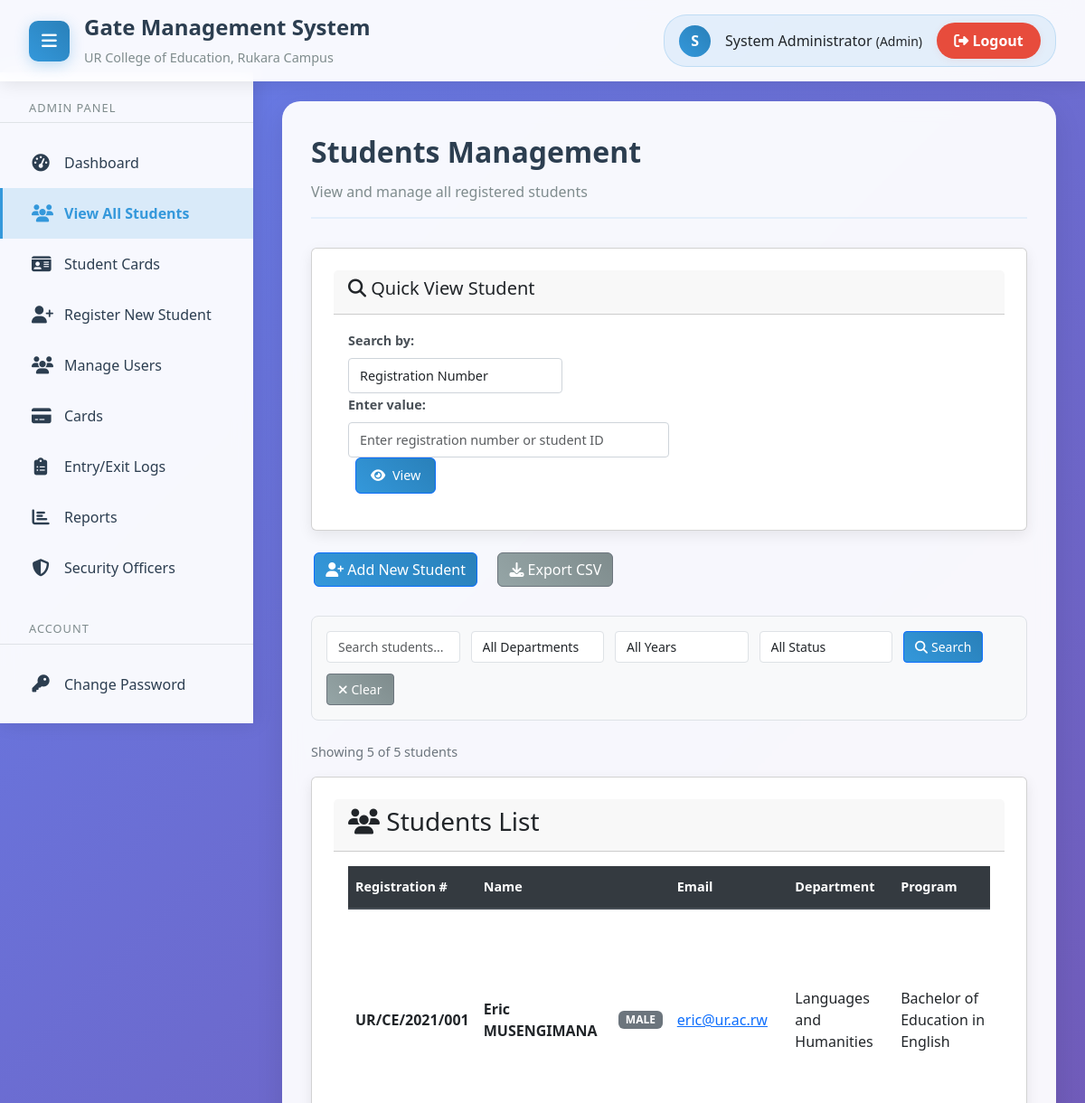
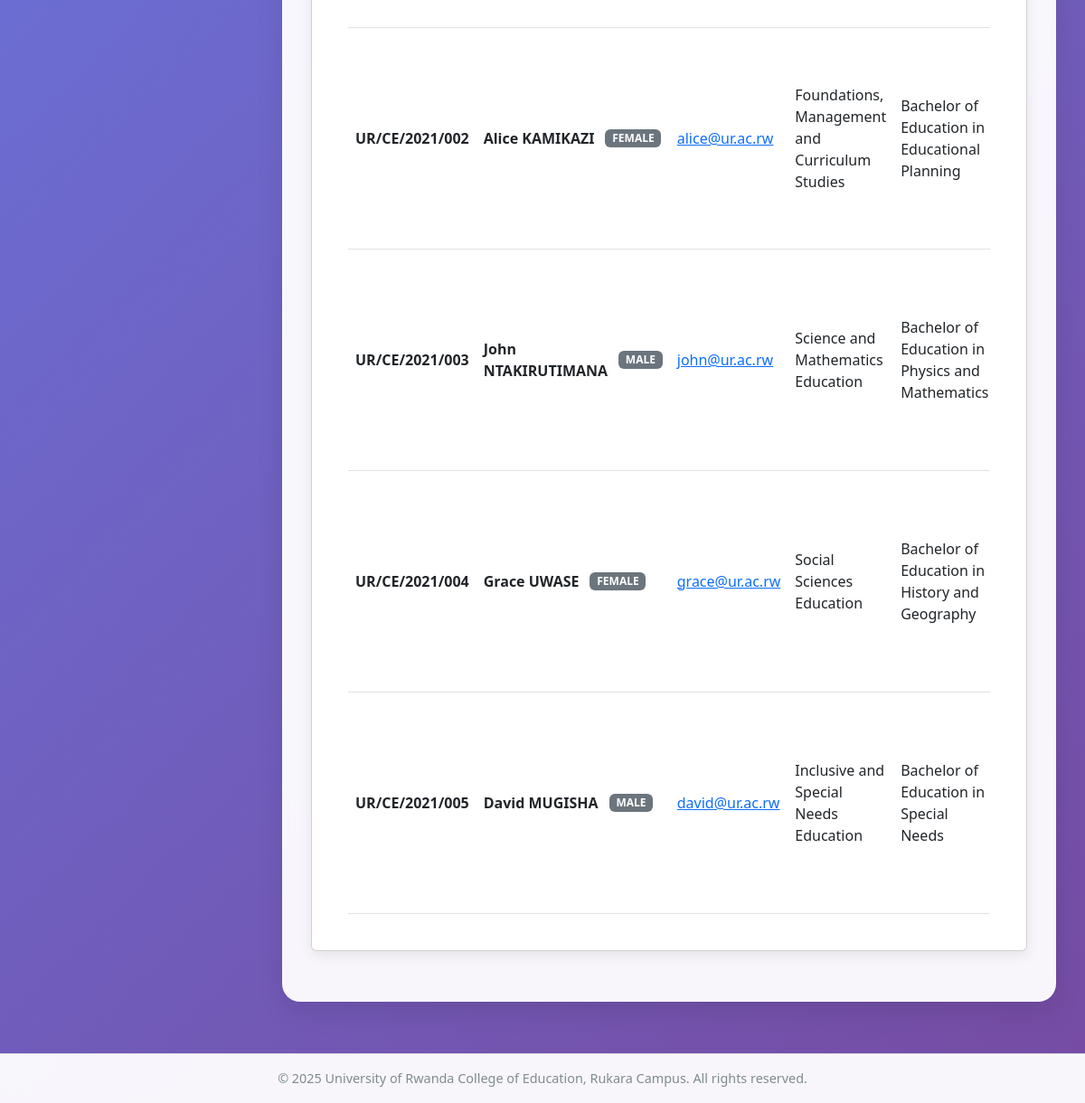
The page /pages/students.php (signed in) on the database its author committed (2 pictures, top to bottom).
### tables this page shows
CREATE TABLE `students` (
  `id` int(11) NOT NULL,
  `registration_number` varchar(20) NOT NULL,
  `first_name` varchar(50) NOT NULL,
  `last_name` varchar(50) NOT NULL,
  `email` varchar(100) NOT NULL,
  `phone` varchar(20) DEFAULT NULL,
  `department` varchar(100) NOT NULL,
  `program` varchar(100) NOT NULL,
  `year_of_study` int(11) NOT NULL,
  `Student_card_number` varchar(255) NOT NULL,
  `gender` enum('male','female','other') DEFAULT NULL,
  `date_of_birth` date DEFAULT NULL,
  `address` text DEFAULT NULL,
  `emergency_contact` varchar(100) DEFAULT NULL,
  `emergency_phone` varchar(20) DEFAULT NULL,
  `is_active` tinyint(1) DEFAULT 1,
  `created_at` timestamp NOT NULL DEFAULT current_timestamp(),
  `updated_at` timestamp NOT NULL DEFAULT current_timestamp() ON UPDATE current_timestamp(),
  `serial_number` varchar(255) DEFAULT NULL
);

### config/config.php (called while the page is built, shortened)
<?php
require_once APP_ROOT . '/config/database.php';
function sanitize_input($data) {
    $data = trim($data);
    $data = stripslashes($data);
    $data = htmlspecialchars($data);
    return $data;
}
?>

### config/database.php (called while the page is built, shortened)
<?php
class Database {
    private $connection;
    private static $instance = null;
    private function __construct() {
        try {
            $dsn = "mysql:host=" . DB_HOST . ";dbname=" . DB_NAME . ";charset=" . DB_CHARSET;
            $this->connection = new PDO($dsn, DB_USER, DB_PASS);
            $this->connection->setAttribute(PDO::ATTR_ERRMODE, PDO::ERRMODE_EXCEPTION);
            $this->connection->setAttribute(PDO::ATTR_DEFAULT_FETCH_MODE, PDO::FETCH_ASSOC);
        } catch (PDOException $e) {
            die("Connection failed: " . $e->getMessage());
        }
    }
    public static function getInstance() {
        if (self::$instance === null) {
            self::$instance = new self();
        }
        return self::$instance;
    }
    public function query($sql, $params = []) {
        try {
            $stmt = $this->connection->prepare($sql);
            $stmt->execute($params);
            return $stmt;
        } catch (PDOException $e) {
            throw new Exception("Query failed: " . $e->getMessage());
        }
    }
    public function fetchAll($sql, $params = []) {
        return $this->query($sql, $params)->fetchAll();
    }
    public function fetch($sql, $params = []) {
        return $this->query($sql, $params)->fetch();
    }
}
function getDB() {
    return Database::getInstance();
}
?>

### pages/students.php (the view, shortened to what this page needs)
<?php
require_once '../config/config.php';
$search = sanitize_input($_GET['search'] ?? '');
$where_conditions = [];
$params = [];
$where_clause = !empty($where_conditions) ? 'WHERE ' . implode(' AND ', $where_conditions) : '';
$count_where_conditions = [];
$count_params = [];
$count_where_clause = !empty($count_where_conditions) ? 'WHERE ' . implode(' AND ', $count_where_conditions) : '';
$page = max(1, (int)($_GET['page'] ?? 1));
$per_page = 20;
$offset = ($page - 1) * $per_page;
try {
    $db = getDB();
    $count_sql = "SELECT COUNT(*) as total FROM students $count_where_clause";
    $total_result = $db->fetch($count_sql, $count_params);
    $total_students = $total_result['total'];
    $sql = "SELECT s.*,
                   u.username,
                   u.is_first_login,
                   u.last_login,
                   COUNT(d.id) as device_count
            FROM students s
            LEFT JOIN users u ON s.id = u.student_id
            LEFT JOIN devices d ON u.id = d.user_id AND d.is_registered = TRUE
            $where_clause
            GROUP BY s.id
            ORDER BY s.registration_number
            LIMIT $per_page OFFSET $offset";
    $students = $db->fetchAll($sql, $params);
} catch (Exception $e) {
    $error_message = "Error loading students. Please try again.";
    error_log("Students loading error: " . $e->getMessage());
    $students = [];
    $total_students = 0;
    $total_pages = 0;
    $departments = [];
}
include '../includes/header.php';
include '../includes/sidebar.php';
?>
<main class="main-content">
    <div class="content-wrapper">
        <div class="page-header">
            <div class="page-title">Students Management</div>
            <div class="page-subtitle">View and manage all registered students</div>
        </div>
        <div class="card mb-4">
            <div class="card-header">
                <h5><i class="fas fa-search"></i> Quick View Student</h5>
            </div>
            <div class="card-body">
                <form id="quickViewForm" class="quick-view-form">
                    <div class="form-row">
                        <div class="col-md-4">
                            <label for="searchType">Search by:</label>
                            <select class="form-control" id="searchType" name="searchType">
                                <option value="registration_number">Registration Number</option>
                            </select>
                        </div>
                        <div class="col-md-6">
                            <label for="searchValue">Enter value:</label>
                            <input type="text" class="form-control" id="searchValue" name="searchValue"
                                   placeholder="Enter registration number or student ID" required>
                        </div>
                        <div class="col-md-2">
                            <label>&nbsp;</label>
                            <button type="submit" class="btn btn-primary btn-block">
                                <i class="fas fa-eye"></i> View
                            </button>
                        </div>
                    </div>
                </form>
            </div>
        </div>
        <div class="action-buttons">
            <a href="register_student.php" class="btn btn-primary">
                <i class="fas fa-user-plus"></i> Add New Student
            </a>
            <a href="students.php?export=csv" class="btn btn-secondary">
                <i class="fas fa-download"></i> Export CSV
            </a>
        </div>
        <div class="search-filters-compact">
            <form method="GET" action="" class="search-form-compact">
                <div class="search-row">
                    <div class="search-item">
                        <input type="text" id="search" name="search" class="form-control form-control-sm"
                               placeholder="Search students..."
                               value="<?php echo htmlspecialchars($search); ?>">
                    </div>
                    <div class="search-item">
                        <select id="department" name="department" class="form-control form-control-sm">
                            <option value="">All Departments</option>
                        </select>
                    </div>
                    <div class="search-item">
                        <select id="year" name="year" class="form-control form-control-sm">
                            <option value="">All Years</option>
                        </select>
                    </div>
                    <div class="search-item">
                        <select id="status" name="status" class="form-control form-control-sm">
                            <option value="">All Status</option>
                        </select>
                    </div>
                    <div class="search-item">
                        <button type="submit" class="btn btn-primary btn-sm">
                            <i class="fas fa-search"></i> Search
                        </button>
                    </div>
                    <div class="search-item">
                        <a href="students.php" class="btn btn-secondary btn-sm">
                            <i class="fas fa-times"></i> Clear
                        </a>
                    </div>
                </div>
            </form>
        </div>
        <div class="results-summary">
            <p>Showing <?php echo count($students); ?> of <?php echo $total_students; ?> students</p>
        </div>
        <div class="card">
            <div class="card-header">
                <h3><i class="fas fa-users"></i> Students List</h3>
            </div>
            <div class="card-body">
                <?php if (empty($students)): ?>
                    <div class="no-results">
                        <i class="fas fa-users"></i>
                        <h4>No students found</h4>
                        <p>No students match your search criteria.</p>
                        <a href="register_student.php" class="btn btn-primary">Add First Student</a>
                    </div>
                <?php else: ?>
                    <div class="table-responsive">
                        <table class="table">
                            <thead>
                                <tr>
                                    <th>Registration #</th>
                                    <th>Name</th>
                                    <th>Email</th>
                                    <th>Department</th>
                                    <th>Program</th>
                                </tr>
                            </thead>
                            <tbody>
                                <?php foreach (
                                    $students as $student): ?>
                                    <tr>
                                        <td>
                                            <strong><?php echo htmlspecialchars($student['registration_number']); ?></strong>
                                        </td>
                                        <td>
                                            <div class="student-name">
                                                <strong><?php echo htmlspecialchars($student['first_name'] . ' ' . $student['last_name']); ?></strong>
                                                <?php if ($student['gender']): ?>
                                                    <span class="badge bg-secondary ms-1"><?php echo ucfirst($student['gender']); ?></span>
                                                <?php endif; ?>
                                            </div>
                                        </td>
                                        <td>
                                            <a href="mailto:<?php echo htmlspecialchars($student['email']); ?>">
                                                <?php echo htmlspecialchars($student['email']); ?>
                                            </a>
                                        </td>
                                        <td><?php echo htmlspecialchars($student['department']); ?></td>
                                        <td><?php echo htmlspecialchars($student['program']); ?></td>
                                    </tr>
                                <?php endforeach; ?>
                            </tbody>
                        </table>
                    </div>
                <?php endif; ?>
            </div>
        </div>
    </div>
</main>
<?php include '../includes/footer.php'; ?>

### assets/css/style.css (style rules this page uses)
* { margin: 0; padding: 0; box-sizing: border-box; }
body { font-family: 'Segoe UI', Tahoma, Geneva, Verdana, sans-serif; background: linear-gradient(135deg, #667eea 0%, #764ba2 100%); min-height: 100vh; color: #333; line-height: 1.6; }
.main-content { margin-left: 280px; margin-top: 80px; margin-bottom: 80px; padding: 2rem; min-height: calc(100vh - 80px - 80px); transition: margin-left 0.3s ease; }
.content-wrapper { background: rgba(255, 255, 255, 0.95); backdrop-filter: blur(10px); border-radius: 20px; padding: 2rem; box-shadow: 0 10px 30px rgba(0, 0, 0, 0.1); }
.page-header { margin-bottom: 2rem; padding-bottom: 1rem; border-bottom: 2px solid rgba(52, 152, 219, 0.1); }
.page-title { color: #2c3e50; font-size: 2rem; font-weight: 700; margin-bottom: 0.5rem; }
.page-subtitle { color: #7f8c8d; font-size: 1rem; }
.card { background: white; border-radius: 15px; padding: 1.5rem; margin-bottom: 1.5rem; box-shadow: 0 5px 15px rgba(0, 0, 0, 0.08); border: 1px solid rgba(0, 0, 0, 0.05); transition: transform 0.3s ease, box-shadow 0.3s ease; }
.card-header { display: flex; justify-content: space-between; align-items: center; margin-bottom: 1rem; padding-bottom: 1rem; border-bottom: 1px solid rgba(0, 0, 0, 0.1); }
.card-body { padding: 1rem 0; }
.form-control { width: 100%; padding: 0.75rem 1rem; border: 2px solid rgba(0, 0, 0, 0.1); border-radius: 10px; font-size: 1rem; transition: all 0.3s ease; background: white; }
.btn { display: inline-flex; align-items: center; gap: 0.5rem; padding: 0.75rem 1.5rem; border: none; border-radius: 10px; font-size: 1rem; font-weight: 600; cursor: pointer; transition: all 0.3s ease; text-decoration: none; text-align: center; }
.btn-primary { background: linear-gradient(45deg, #3498db, #2980b9); color: white; }
.btn-secondary { background: linear-gradient(45deg, #95a5a6, #7f8c8d); color: white; }
.table { width: 100%; border-collapse: collapse; background: white; }
.table th { background: linear-gradient(45deg, #3498db, #2980b9); color: white; padding: 1rem; text-align: left; font-weight: 600; }
.table td { padding: 1rem; border-bottom: 1px solid rgba(0, 0, 0, 0.05); }
.badge { padding: 0.25rem 0.75rem; border-radius: 20px; font-size: 0.8rem; font-weight: 600; text-transform: uppercase; }
.mb-4 { margin-bottom: 2rem; }

### pages/students.php (style rules this page uses)
.action-buttons { margin-bottom: 2rem; display: flex; gap: 1rem; flex-wrap: wrap; }
.search-filters-compact { background: #f8f9fa; border: 1px solid #dee2e6; border-radius: 8px; padding: 1rem; margin-bottom: 1.5rem; }
.search-form-compact { margin: 0; }
.search-row { display: flex; align-items: center; gap: 0.75rem; flex-wrap: wrap; }
.search-item { flex: 1; min-width: 120px; }
.search-item:last-child, .search-item:nth-last-child(2) { flex: 0 0 auto; }
.form-control-sm { height: 35px; padding: 0.375rem 0.75rem; font-size: 0.875rem; border-radius: 0.25rem; }
.btn-sm { padding: 0.375rem 0.75rem; font-size: 0.875rem; border-radius: 0.25rem; height: 35px; display: inline-flex; align-items: center; gap: 0.25rem; }
.results-summary { margin: 1rem 0; color: #6c757d; font-size: 0.9rem; }
.table { margin-bottom: 0; border-collapse: collapse; width: 100%; }
.table th { background: #343a40; color: white; border-bottom: 2px solid #495057; font-weight: 600; padding: 12px 8px; text-align: left; font-size: 0.9rem; }
.table td { padding: 12px 8px; border-bottom: 1px solid #dee2e6; vertical-align: middle; }
.table tbody tr:nth-child(even) { background-color: #ffffff; }
.table tbody tr:nth-child(odd) { background-color: #f8f9fa; }
.student-name { display: flex; align-items: center; gap: 0.5rem; }
.action-buttons .btn { margin: 0 0.2rem; }
.quick-view-form { margin-bottom: 0; }
.quick-view-form .form-row { align-items: end; }
.quick-view-form .form-control { border: 1px solid #ced4da; border-radius: 4px; padding: 0.5rem 0.75rem; font-size: 0.9rem; }
.quick-view-form label { font-weight: 600; color: #495057; font-size: 0.9rem; margin-bottom: 0.5rem; }
.quick-view-form .btn { padding: 0.5rem 1rem; font-size: 0.9rem; font-weight: 500; }
.quick-view-form .btn i { margin-right: 0.25rem; }

### rows shown on the page
students: registration_number "UR/CE/2021/001", first_name+last_name "Eric MUSENGIMANA", gender "MALE", email "eric@ur.ac.rw", department "Languages and Humanities", program "Bachelor of Education in English"
students: registration_number "UR/CE/2021/002", first_name+last_name "Alice KAMIKAZI", gender "FEMALE", email "alice@ur.ac.rw", department "Foundations, Management and Curriculum Studies", program "Bachelor of Education in Educational Planning"
students: registration_number "UR/CE/2021/003", first_name+last_name "John NTAKIRUTIMANA", gender "MALE", email "john@ur.ac.rw", department "Science and Mathematics Education", program "Bachelor of Education in Physics and Mathematics"
students: registration_number "UR/CE/2021/004", first_name+last_name "Grace UWASE", gender "FEMALE", email "grace@ur.ac.rw", department "Social Sciences Education", program "Bachelor of Education in History and Geography"
students: registration_number "UR/CE/2021/005", first_name+last_name "David MUGISHA", gender "MALE", email "david@ur.ac.rw", department "Inclusive and Special Needs Education", program "Bachelor of Education in Special Needs"

### other values the page prints
APP_NAME "Gate Management System"
substr($_SESSION['first_name'], 0, 1) "S"
$_SESSION['first_name'] . ' ' . $_SESSION['last_name'] "System Administrator"
$_SESSION['user_type'] "Admin"
count($students) "5"
$total_students "5"
